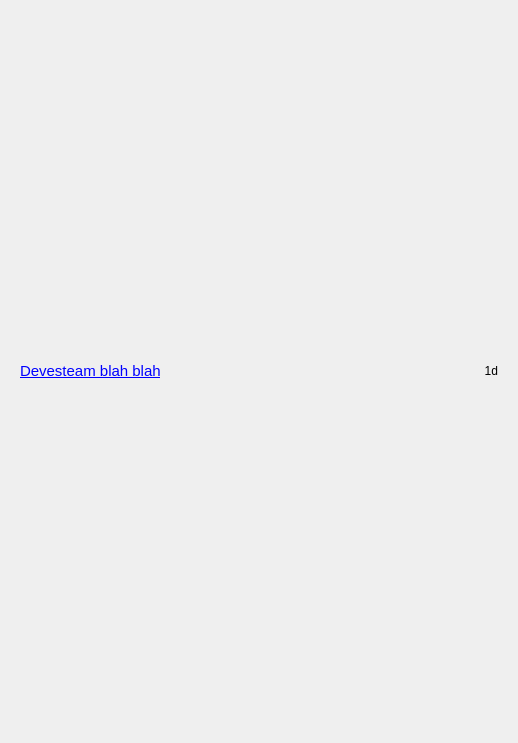
             <widget class="QWidget" name="scrollAreaWidgetContents_5">
              <property name="geometry">
               <rect>
                <x>0</x>
                <y>0</y>
                <width>518</width>
                <height>743</height>
               </rect>
              </property>
              <layout class="QVBoxLayout" name="verticalLayout_33">
               <item>
                <widget class="QWidget" name="NewsBlurb" native="true">
                 <property name="sizePolicy">
                  <sizepolicy hsizetype="Preferred" vsizetype="Fixed">
                   <horstretch>0</horstretch>
                   <verstretch>0</verstretch>
                  </sizepolicy>
                 </property>
                 <property name="minimumSize">
                  <size>
                   <width>0</width>
                   <height>100</height>
                  </size>
                 </property>
                 <layout class="QHBoxLayout" name="horizontalLayout_12">
                  <item>
                   <widget class="QLabel" name="NewsBlurbHyperLink">
                    <property name="sizePolicy">
                     <sizepolicy hsizetype="Preferred" vsizetype="Preferred">
                      <horstretch>3</horstretch>
                      <verstretch>0</verstretch>
                     </sizepolicy>
                    </property>
                    <property name="font">
                     <font>
                      <pointsize>11</pointsize>
                      <underline>true</underline>
                     </font>
                    </property>
                    <property name="text">
                     <string>&lt;a href=&quot;https://duckduckgo.com&quot;&gt;Devesteam blah blah&lt;/a&gt;</string>
                    </property>
                    <property name="wordWrap">
                     <bool>true</bool>
                    </property>
                    <property name="openExternalLinks">
                     <bool>true</bool>
                    </property>
                   </widget>
                  </item>
                  <item>
                   <widget class="QLabel" name="NewsBlurbRelTimer">
                    <property name="sizePolicy">
                     <sizepolicy hsizetype="Preferred" vsizetype="Preferred">
                      <horstretch>1</horstretch>
                      <verstretch>0</verstretch>
                     </sizepolicy>
                    </property>
                    <property name="text">
                     <string>1d</string>
                    </property>
                    <property name="alignment">
                     <set>Qt::AlignRight|Qt::AlignTrailing|Qt::AlignVCenter</set>
                    </property>
                   </widget>
                  </item>
                 </layout>
                </widget>
               </item>
              </layout>
             </widget>
